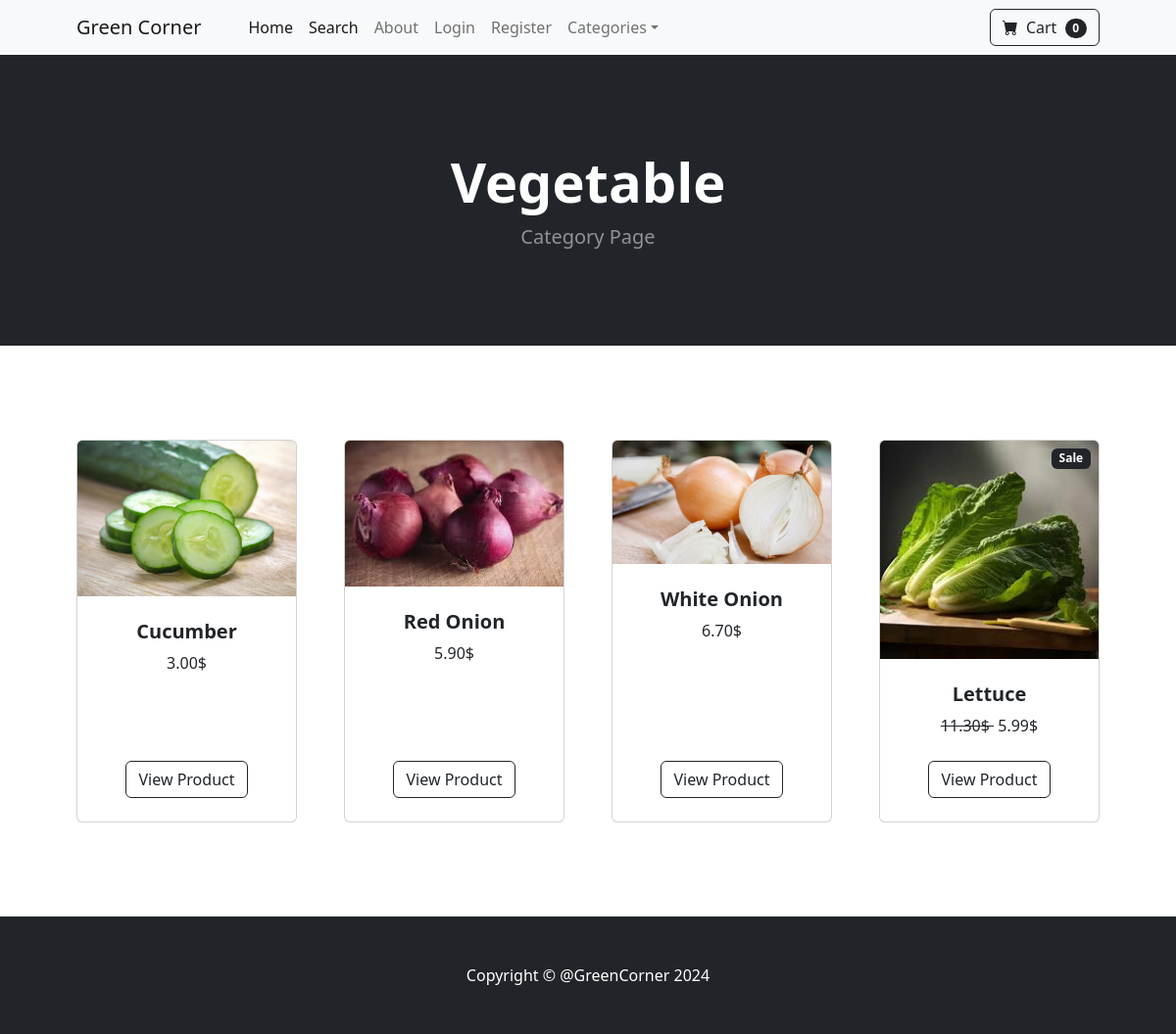
/category/Vegetable, run on the app's committed database.
### store/models.py (models this page shows, shortened)
class Category(models.Model):
    name = models.CharField(max_length=50)
    class Meta:
        verbose_name_plural = 'Categories'

class Product(models.Model):
    name = models.CharField(max_length=100)
    price = models.DecimalField(default=0.00, decimal_places=2, max_digits=6)
    category = models.ForeignKey(Category, on_delete=models.CASCADE, default=1)
    description = models.TextField(max_length=250, default='', blank=True, null=True)
    image = models.ImageField(upload_to='uploads/product/')
    is_sale = models.BooleanField(default=False)
    sale_price = models.DecimalField(default=0.00, decimal_places=2, max_digits=6)

### store/views.py (the view)
# urls.py: path('category/<str:foo>', views.category, name='category'),
def category(request, foo):
    foo = foo.replace('_', ' ')
    foo = foo.replace('-', ' ')
    try:
        category = Category.objects.get(name=foo)
        products = Product.objects.filter(category=category)
        context = {'category': category, 'products': products}
        return render(request, 'category.html', context)
    except:
        messages.error(request, 'Category does not exist')
        return redirect('home')

### cart/cart.py (called while the page is built)
    def __len__(self):
        return len(self.cart)

### cart/context_processors.py (called while the page is built)
def cart(request):
    return {'cart': Cart(request)}

### store/templates/category.html
{% extends 'base.html' %}
{% load static %}
{% block content %}
    <body>
        <header class="bg-dark py-5">
            <div class="container px-4 px-lg-5 my-5">
                <div class="text-center text-white">
                    <h1 class="display-4 fw-bolder">{{ category.name }}</h1>
                    <p class="lead fw-normal text-white-50 mb-0">Category Page</p>
                </div>
            </div>
        </header>
        <section class="py-5">
            <div class="container px-4 px-lg-5 mt-5">
                <div class="row gx-4 gx-lg-5 row-cols-2 row-cols-md-3 row-cols-xl-4 justify-content-center">
                    {% for product in products %}
                    <div class="col mb-5">
                        <div class="card h-100">
                        {% if product.is_sale %}
                            <div class="badge bg-dark text-white position-absolute" style="top: 0.5rem; right: 0.5rem">Sale</div>
                        {% endif %}
                            <img class="card-img-top" src="{{ product.image.url }}" alt="..." />
                            <div class="card-body p-4">
                                <div class="text-center">
                                    <h5 class="fw-bolder">{{ product.name }}</h5>
                                    {% if product.is_sale %}
                                    <del>
                                        {{ product.price }}$
                                    </del>
                                        &nbsp;{{ product.sale_price }}$
                                    {% else %}
                                        {{ product.price }}$
                                    {% endif %}
                                </div>
                            </div>
                            <div class="card-footer p-4 pt-0 border-top-0 bg-transparent">
                                <div class="text-center"><a class="btn btn-outline-dark mt-auto" href="{% url 'product' product.id %}">View Product</a></div>
                            </div>
                        </div>
                    </div>
                    {% endfor %}
                </div>
            </div>
        </section>
    </body>
{% endblock content %}

### data on the page
Category: name "Vegetable"
Product: image (picture), name "Cucumber", price "3.00"
Product: image (picture), name "Red Onion", price "5.90"
Product: image (picture), name "White Onion", price "6.70"
Product: is_sale "Sale", image (picture), name "Lettuce", price "11.30", sale_price "5.99"

### other printed values
{{ cart|length }} "0"
